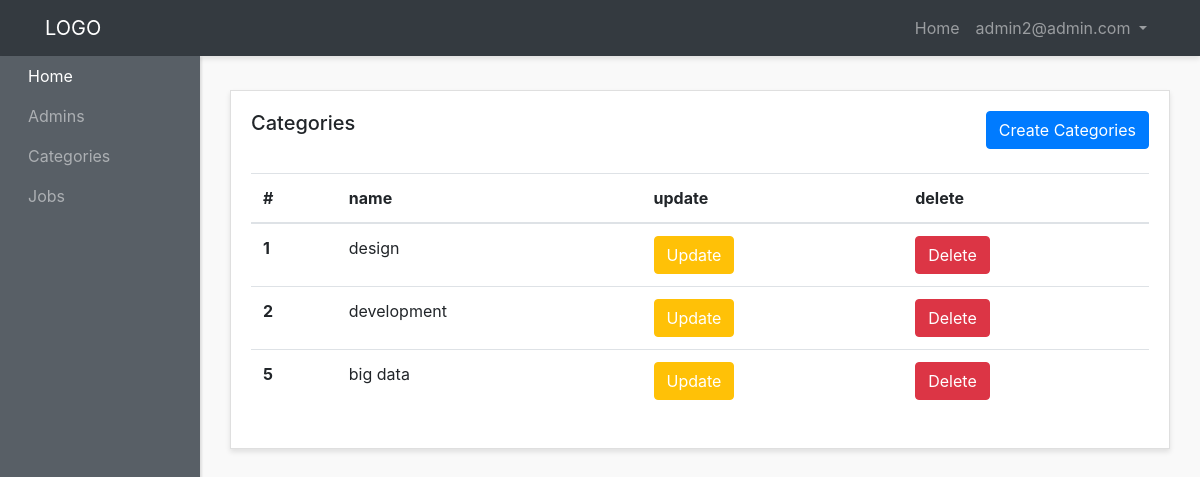
The app's page /admin-panel/categories-admins/show-categories.php (signed in) with its own data.
### tables this page shows
CREATE TABLE `categories` (
  `id` int(3) NOT NULL,
  `name` varchar(200) NOT NULL,
  `created_at` timestamp NOT NULL DEFAULT current_timestamp() ON UPDATE current_timestamp()
);

### admin-panel/categories-admins/show-categories.php (the view, shortened to what this page needs)
<?php require "../layouts/header.php"; ?>
<?php require "../../config/config.php"; ?>
<?php
  $select = $conn->query("SELECT * FROM categories");
  $select->execute();
  $categories = $select->fetchAll(PDO::FETCH_OBJ);
?>
      <div class="row">
        <div class="col">
          <div class="card">
            <div class="card-body">
              <h5 class="card-title mb-4 d-inline">Categories</h5>
             <a  href="<?php echo ADMINURL; ?>/categories-admins/create-category.php" class="btn btn-primary mb-4 text-center float-right">Create Categories</a>
              <table class="table">
                <thead>
                  <tr>
                    <th scope="col">#</th>
                    <th scope="col">name</th>
                    <th scope="col">update</th>
                    <th scope="col">delete</th>
                  </tr>
                </thead>
                <tbody>
                  <?php foreach($categories as $category) : ?>
                    <tr>
                      <th scope="row"><?php echo $category->id; ?></th>
                      <td><?php echo $category->name; ?></td>
                      <td><a  href="<?php echo ADMINURL; ?>/categories-admins/update-category.php?id=<?php echo $category->id; ?>" class="btn btn-warning text-white text-center ">Update </a></td>
                      <td><a href="<?php echo ADMINURL; ?>/categories-admins/delete-category.php?id=<?php echo $category->id; ?>" class="btn btn-danger  text-center ">Delete </a></td>
                    </tr>
                  <?php endforeach; ?>
                </tbody>
              </table>
            </div>
          </div>
        </div>
      </div>
<?php require "../layouts/footer.php"; ?>

### admin-panel/styles/style.css (style rules this page uses)
body { background:#f9f9f9; }
.card { margin-bottom: 15px; border-radius:0; box-shadow: 0 3px 5px rgba(0,0,0,.1); }

### records on screen
categories: id "1", name "design"
categories: id "2", name "development"
categories: id "5", name "big data"

### other values on screen
$_SESSION['adminname'] "admin2@admin.com"
